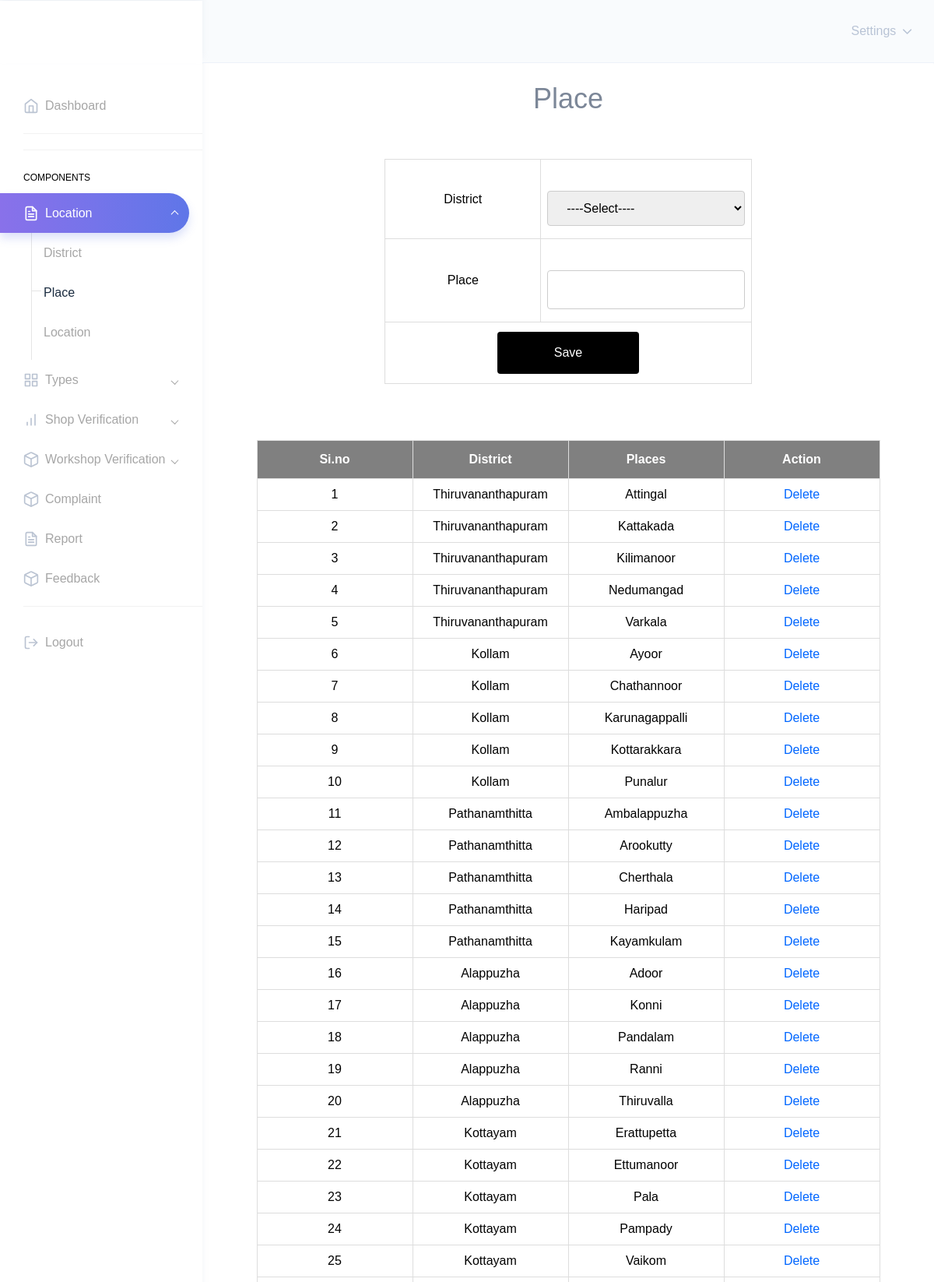
/Admin/PlaceDetails.php (upper part), run on the app's committed database.
### tables this page shows
CREATE TABLE `tbl_place` (
  `place_id` int(11) NOT NULL,
  `district_id` int(11) NOT NULL,
  `place_name` varchar(40) NOT NULL
);

CREATE TABLE `tbl_district` (
  `district_id` int(11) NOT NULL,
  `district_name` varchar(20) NOT NULL
);

### Admin/PlaceDetails.php (the view, shortened to what this page needs)
<?php
include("../Assets/Connection/Connection.php");
include("Head.php");
			        ?>
<!DOCTYPE html PUBLIC "-//W3C//DTD XHTML 1.0 Transitional//EN" "http://www.w3.org/TR/xhtml1/DTD/xhtml1-transitional.dtd">
<html xmlns="http://www.w3.org/1999/xhtml">
<head>
</head>
<body>
<div id="tab">
<h1 align="center">Place</h1>
<br/><br/>
<form id="form1" name="form1" method="post" action="">
  <table  border="1" align="center" cellpadding="10">
    <tr align="center">
      <td>District</td>
      <td><label for="seldistrict"></label>
        <select name="seldistrict" id="seldistrict">
        <option>----Select----</option>
      </select></td>
    </tr>
    <tr align="center">
      <td>Place</td>
      <td><label for="txtplace"></label>
      <input type="text" name="txtplace" id="txtplace" required autocomplete="off"/></td>
    </tr>
    <tr align="center">
      <td colspan="2"><div align="center">
        <input type="submit" name="btnsave" id="btnsave" value="Save" />
      </div></td>
    </tr>
  </table>
 <br /> <br /> <br />
   <table  border="1" align="center" cellpadding="10">
    <tr align="center">
      <th >Si.no</th>
       <th >District</th>
      <th >Places</th>
      <th colspan="2"><div align="center">Action</div></th>
    </tr>
<?php
$i=0;
$selqry = "select * from tbl_place p inner join tbl_district d on d.district_id=p.district_id";
$result=$conn->query($selqry);
while($row = $result->fetch_assoc())
{
	$i++;
?>
		<tr align="center">
        	<td>
            <?php echo $i;?>
            </td>
            <td>
            <?php echo $row["district_name"];?>
            </td>
             <td>
            <?php echo $row["place_name"];?>
            </td>
       		<td align="center">
        <a href="PlaceDetails.php?m=<?php echo $row["place_id"];?>">Delete</a></td></tr>
        <?php
}
?>
  </table>
</form>
</div>
</body>
<?php
include("Foot.php");
?>
</html>

### Assets/Templates/form.css (style rules this page uses)
#tab { font-family: "Trebuchet MS", Arial, Helvetica, sans-serif; border-collapse: collapse; width: 100%; }
#tab td, #tab th { border: 1px solid #ddd; padding: 8px; color: black; text-align:center; min-width:200px; }
#tab a { color:#06F; }
#tab th { padding-top: 12px; padding-bottom: 12px; text-align:center; background-color: gray; color: white; alignment-adjust:central; }
input[type=text],[type=password],[type=email],[type=date], select { width: 100%; padding: 12px 20px; margin: 8px 0; display: inline-block; border: 1px solid #ccc; border-radius: 4px; box-sizing: border-box; }
input[type=submit] { width: 40%; background-color: black; color: white; padding: 15px; margin: 4px 0; border: none; border-radius: 4px; cursor: pointer; }

### data on the page
tbl_place: district.district_name "Thiruvananthapuram", place_name "Attingal"
tbl_place: district.district_name "Thiruvananthapuram", place_name "Kattakada"
tbl_place: district.district_name "Thiruvananthapuram", place_name "Kilimanoor"
tbl_place: district.district_name "Thiruvananthapuram", place_name "Nedumangad"
tbl_place: district.district_name "Thiruvananthapuram", place_name "Varkala"
tbl_place: district.district_name "Kollam", place_name "Ayoor"
tbl_place: district.district_name "Kollam", place_name "Chathannoor"
tbl_place: district.district_name "Kollam", place_name "Karunagappalli"
tbl_place: district.district_name "Kollam", place_name "Kottarakkara"
tbl_place: district.district_name "Kollam", place_name "Punalur"
tbl_place: district.district_name "Pathanamthitta", place_name "Ambalappuzha"
tbl_place: district.district_name "Pathanamthitta", place_name "Arookutty"
tbl_place: district.district_name "Pathanamthitta", place_name "Cherthala"
tbl_place: district.district_name "Pathanamthitta", place_name "Haripad"
tbl_place: district.district_name "Pathanamthitta", place_name "Kayamkulam"
tbl_place: district.district_name "Alappuzha", place_name "Adoor"
tbl_place: district.district_name "Alappuzha", place_name "Konni"
tbl_place: district.district_name "Alappuzha", place_name "Pandalam"
tbl_place: district.district_name "Alappuzha", place_name "Ranni"
tbl_place: district.district_name "Alappuzha", place_name "Thiruvalla"
tbl_place: district.district_name "Kottayam", place_name "Erattupetta"
tbl_place: district.district_name "Kottayam", place_name "Ettumanoor"
tbl_place: district.district_name "Kottayam", place_name "Pala"
tbl_place: district.district_name "Kottayam", place_name "Pampady"
tbl_place: district.district_name "Kottayam", place_name "Vaikom"
